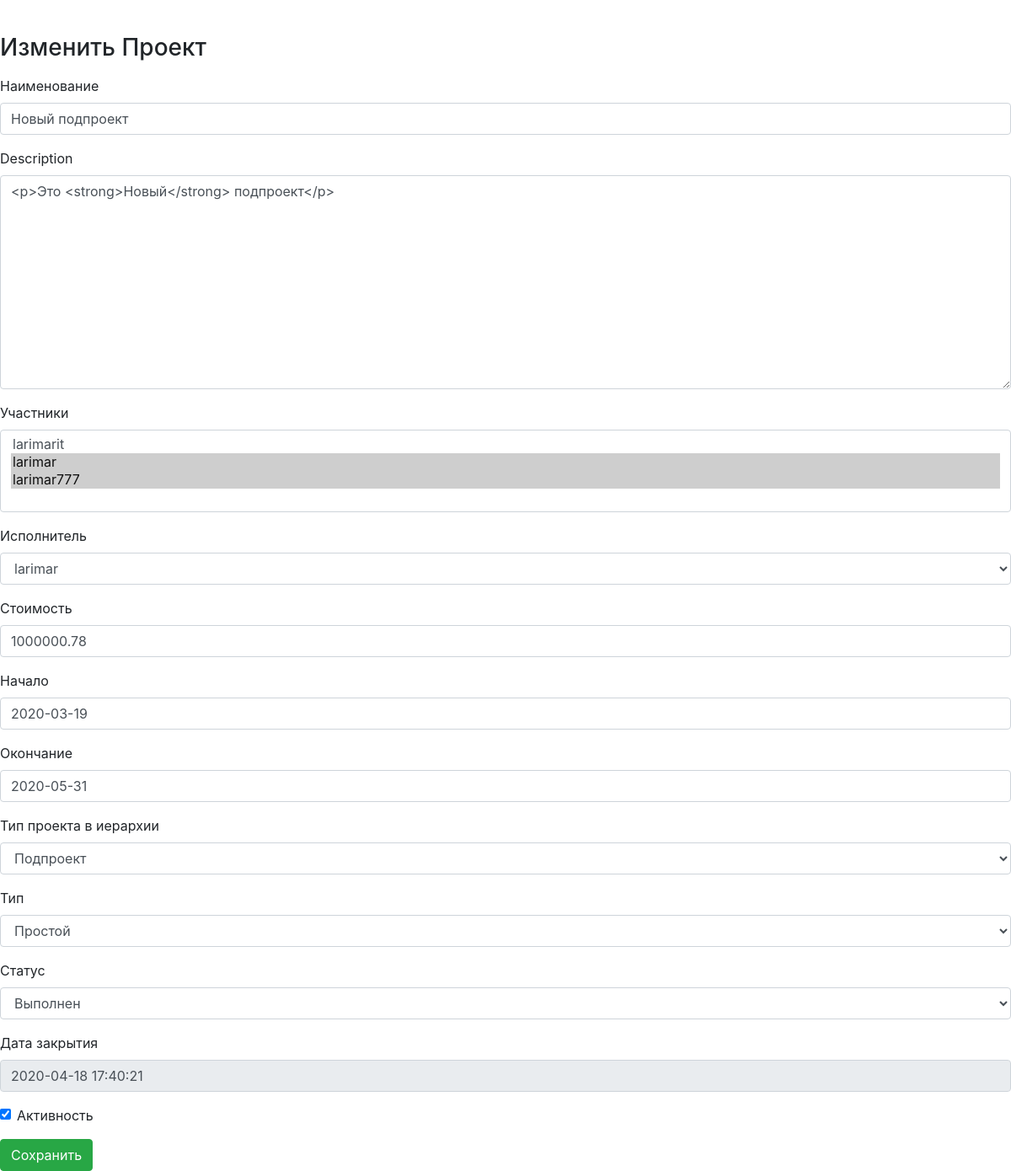
Before: /projects/projects_list/project_update/14 with the older database file.
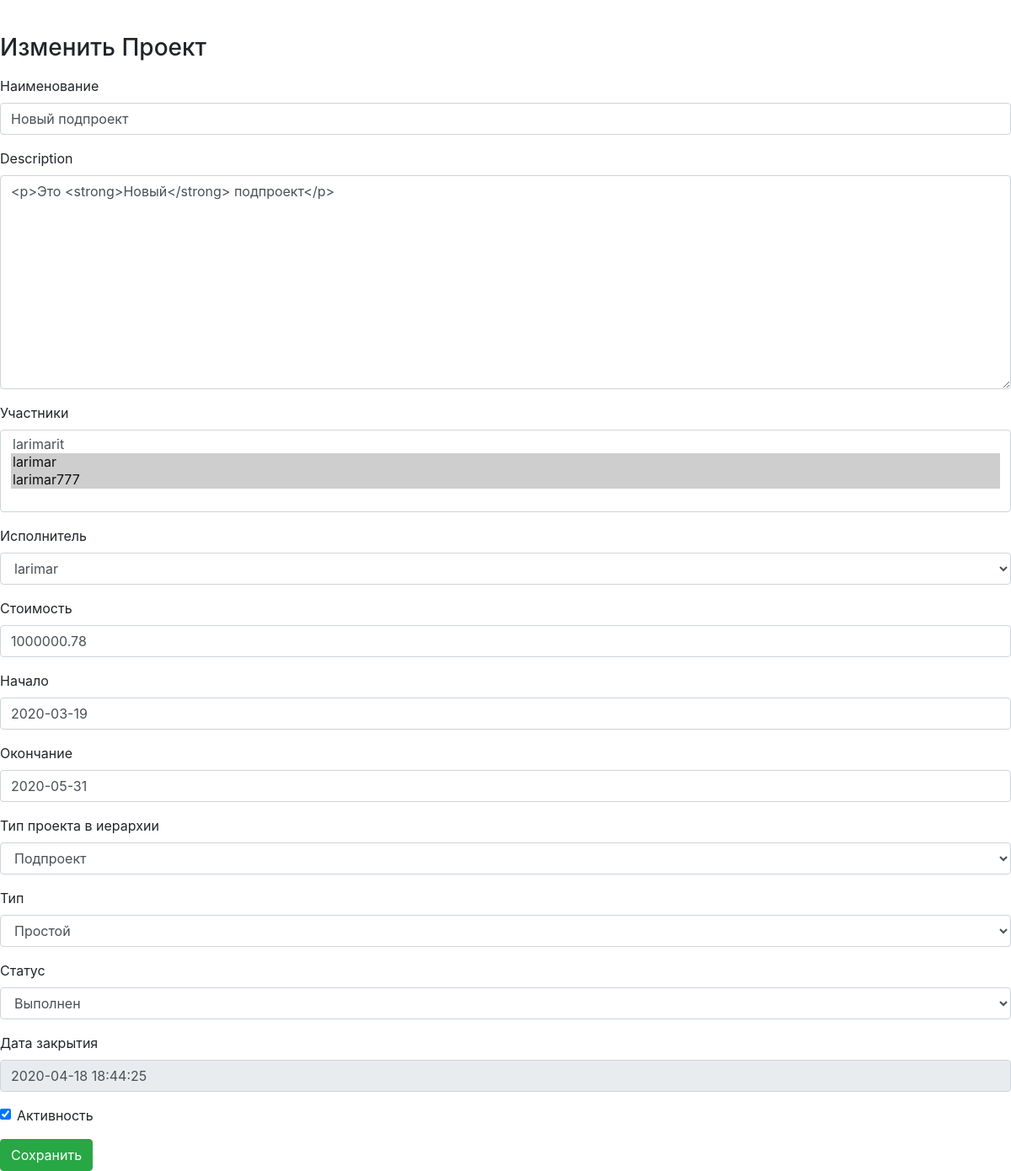
After: the same page with the newer database file.
### projects/models.py (models this page shows, shortened)
class Project(MPTTModel):
    name = models.CharField("Наименование", max_length=64)
    description = RichTextUploadingField("Описание")
    datebegin = models.DateField("Начало")
    dateend = models.DateField("Окончание")
    company = models.ForeignKey('companies.Company', on_delete=models.CASCADE, related_name='resultcompany', verbose_name="Компания")
    parent = TreeForeignKey('self', null=True, blank=True, limit_choices_to={'is_active':True}, on_delete=models.CASCADE, related_name='project_children', verbose_name="Проект верхнего уровня")
    assigner = models.ForeignKey('auth.User', on_delete=models.CASCADE, related_name='project_assigner', verbose_name="Исполнитель")
    cost = models.DecimalField("Стоимость", max_digits=12, decimal_places=2)
    structure_type = models.ForeignKey('Dict_ProjectStructureType', limit_choices_to={'is_active':True}, on_delete=models.CASCADE, related_name='project_structure_type', verbose_name="Тип проекта в иерархии")
    type = models.ForeignKey('Dict_ProjectType', limit_choices_to={'is_active':True}, on_delete=models.CASCADE, related_name='project_type', verbose_name="Тип")
    status = models.ForeignKey('Dict_ProjectStatus', limit_choices_to={'is_active':True}, on_delete=models.CASCADE, related_name='project_status', verbose_name="Статус")
    datecreate = models.DateTimeField("Создан", auto_now_add=True)
    dateclose = models.DateTimeField("Дата закрытия", auto_now_add=False, blank=True, null=True)
    author = models.ForeignKey('auth.User', on_delete=models.CASCADE, related_name='project_author', verbose_name="Автор")
    members = models.ManyToManyField('auth.User', related_name='project_members', verbose_name="Участники")
    is_active = models.BooleanField("Активность", default=True)
    class Meta:
        verbose_name = 'Проект'
        verbose_name_plural = 'Проекты'

class Dict_ProjectStructureType(models.Model):
    name = models.CharField("Наименование", max_length=64)
    sort = models.PositiveSmallIntegerField(default=1, blank=True, null=True)
    name_lang = models.CharField("Перевод", max_length=64, blank=True, null=True)
    is_active = models.BooleanField("Активность", default=True)
    class Meta:
        ordering = ('sort',)
        verbose_name = 'Тип проектов в иерархии'
        verbose_name_plural = 'Типы проектов в иерархии'
    def __str__(self):
        return (self.name)

class Dict_ProjectType(models.Model):
    name = models.CharField("Наименование", max_length=64)
    sort = models.PositiveSmallIntegerField(default=1, blank=True, null=True)
    name_lang = models.CharField("Перевод", max_length=64, blank=True, null=True)
    is_active = models.BooleanField("Активность", default=True)
    class Meta:
        ordering = ('sort',)
        verbose_name = 'Тип проекта'
        verbose_name_plural = 'Типы проектов'
    def __str__(self):
        return (self.name)

class Dict_ProjectStatus(models.Model):
    name = models.CharField("Наименование", max_length=64)
    sort = models.PositiveSmallIntegerField(default=1, blank=True, null=True)
    name_lang = models.CharField("Перевод", max_length=64, blank=True, null=True)
    is_close = models.BooleanField("Закрывает проект", default=False)
    is_active = models.BooleanField("Активность", default=True)
    class Meta:
        ordering = ('sort',)
        verbose_name = 'Статус проекта'
        verbose_name_plural = 'Статусы проектов'
    def __str__(self):
        return (self.name)

### projects/views.py (the view)
# urls.py: path('projects_list/project_update/<int:pk>', views.ProjectUpdate.as_view(), name = 'project_update'),
class ProjectUpdate(UpdateView):
    model = Project
    form_class = ProjectForm
    template_name = 'object_form.html'
    def get_context_data(self, **kwargs):
       context = super(ProjectUpdate, self).get_context_data(**kwargs)
       context['header'] = 'Изменить Проект'
       return context
    def get_form_kwargs(self):
       kwargs = super(ProjectUpdate, self).get_form_kwargs()
       kwargs.update({'user': self.request.user, 'action': 'update'})
       return kwargs

### templates/object_form.html (shortened to what this page needs)
{% extends 'base.html' %}
{% load bootstrap4 %}
{% block project %}
    <h3>{{ header }}</h3>
    <form class="mt-3" action="" method="post">{% csrf_token %}
        {% bootstrap_form form layout="horizontal" %}
        {% buttons %}
           <button class="btn btn-success" name="submit">Сохранить</button>
        {% endbuttons %}
    </form>
{% endblock %}

### templates/base.html (shortened to what this page needs)
<!DOCTYPE html>
<html lang="en">
    <head>
        {% load static %}
        <link rel="stylesheet" href="{% static 'css/base.css' %}">
        <link rel="stylesheet" href="{% static 'css/bootstrap.min.css' %}">
        <link rel="stylesheet" href="{% static 'css/hint.css' %}">
        <link rel="stylesheet" href="https://stackpath.bootstrapcdn.com/bootstrap/4.4.1/css/bootstrap.min.css">
        {% block head %}
            {% if user.is_authenticated %}
               <ul>{% load menubuilder %}{% menu main_menu %}
            {% else %}
               <ul>{% load menubuilder %}{% menu logout_menu %}
               </ul>
            {% endif %}
        {% endblock %}
    </head>
    <body>
        <br />
        <section id=content>
            {% block project %}
            {% endblock %}
        </section>
    </body>
</html>

### static/css/base.css (style rules this page uses)
body { font-family: 'Source Sans Pro', sans-serif; font-size: 18px; }
* { box-sizing: border-box; }

Changed rows visible on the page:
changed Project "<p>Это <strong>Новый</strong> подпроект</p>": dateclose "2020-04-18 17:40:21" → "2020-04-18 18:44:25"
